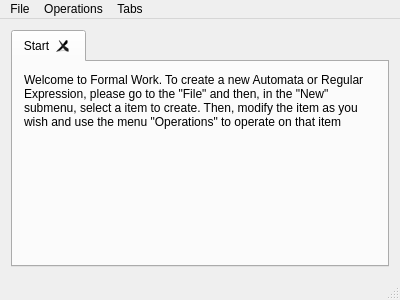
<?xml version="1.0" encoding="UTF-8"?>
<ui version="4.0">
 <class>MainWindow</class>
 <widget class="QMainWindow" name="MainWindow">
  <property name="geometry">
   <rect>
    <x>0</x>
    <y>0</y>
    <width>400</width>
    <height>300</height>
   </rect>
  </property>
  <property name="windowTitle">
   <string>Formal Work</string>
  </property>
  <property name="unifiedTitleAndToolBarOnMac">
   <bool>true</bool>
  </property>
  <widget class="QWidget" name="centralWidget">
   <property name="sizePolicy">
    <sizepolicy hsizetype="Ignored" vsizetype="Ignored">
     <horstretch>0</horstretch>
     <verstretch>0</verstretch>
    </sizepolicy>
   </property>
   <property name="autoFillBackground">
    <bool>false</bool>
   </property>
   <layout class="QGridLayout" name="gridLayout_2">
    <item row="0" column="0">
     <widget class="QTabWidget" name="tabWidget">
      <property name="currentIndex">
       <number>0</number>
      </property>
      <property name="tabsClosable">
       <bool>true</bool>
      </property>
      <widget class="QWidget" name="tab">
       <attribute name="title">
        <string>Start</string>
       </attribute>
       <layout class="QGridLayout" name="gridLayout">
        <item row="0" column="0">
         <widget class="QLabel" name="label">
          <property name="frameShape">
           <enum>QFrame::NoFrame</enum>
          </property>
          <property name="text">
           <string>Welcome to Formal Work. To create a new Automata or Regular Expression, please go to the &quot;File&quot; and then, in the &quot;New&quot; submenu, select a item to create. Then, modify the item as you wish and use the menu &quot;Operations&quot; to operate on that item</string>
          </property>
          <property name="alignment">
           <set>Qt::AlignLeading|Qt::AlignLeft|Qt::AlignTop</set>
          </property>
          <property name="wordWrap">
           <bool>true</bool>
          </property>
         </widget>
        </item>
       </layout>
      </widget>
     </widget>
    </item>
   </layout>
  </widget>
  <widget class="QStatusBar" name="statusBar"/>
  <widget class="QMenuBar" name="menuBar">
   <property name="geometry">
    <rect>
     <x>0</x>
     <y>0</y>
     <width>400</width>
     <height>19</height>
    </rect>
   </property>
   <widget class="QMenu" name="menuAut_matos">
    <property name="title">
     <string>File</string>
    </property>
    <widget class="QMenu" name="menuNew">
     <property name="title">
      <string>New</string>
     </property>
     <addaction name="actionFiniteAutomata"/>
     <addaction name="actionRegular_Expression_2"/>
    </widget>
    <addaction name="menuNew"/>
    <addaction name="separator"/>
    <addaction name="actionExit"/>
   </widget>
   <widget class="QMenu" name="menuOperations">
    <property name="title">
     <string>Operations</string>
    </property>
    <addaction name="actionUnion"/>
    <addaction name="actionIntersection"/>
    <addaction name="actionDifference"/>
    <addaction name="actionComplement"/>
    <addaction name="actionEquivalence"/>
    <addaction name="actionDeterminize"/>
    <addaction name="actionMinimize"/>
    <addaction name="separator"/>
    <addaction name="actionConvert_to_Automata"/>
   </widget>
   <widget class="QMenu" name="menuTabs">
    <property name="title">
     <string>Tabs</string>
    </property>
    <addaction name="actionChange_Name"/>
    <addaction name="actionDuplicate"/>
   </widget>
   <addaction name="menuAut_matos"/>
   <addaction name="menuOperations"/>
   <addaction name="menuTabs"/>
  </widget>
  <action name="actionNew">
   <property name="text">
    <string>New</string>
   </property>
  </action>
  <action name="actionUnion">
   <property name="text">
    <string>Union</string>
   </property>
  </action>
  <action name="actionIntersection">
   <property name="text">
    <string>Intersection</string>
   </property>
  </action>
  <action name="actionDifference">
   <property name="text">
    <string>Difference</string>
   </property>
  </action>
  <action name="actionEquivalence">
   <property name="text">
    <string>Equivalence</string>
   </property>
  </action>
  <action name="actionComplement">
   <property name="text">
    <string>Complement</string>
   </property>
  </action>
  <action name="actionDeterminize">
   <property name="text">
    <string>Determinize</string>
   </property>
  </action>
  <action name="actionMinimize">
   <property name="text">
    <string>Minimize</string>
   </property>
  </action>
  <action name="actionConvert_to_Automata">
   <property name="text">
    <string>Convert to Automata</string>
   </property>
  </action>
  <action name="actionRegular_Expression">
   <property name="text">
    <string>Regular Expression</string>
   </property>
  </action>
  <action name="actionExit">
   <property name="text">
    <string>Exit</string>
   </property>
  </action>
  <action name="actionFiniteAutomata">
   <property name="text">
    <string>Finite Automata</string>
   </property>
  </action>
  <action name="actionRegular_Expression_2">
   <property name="text">
    <string>Regular Expression</string>
   </property>
  </action>
  <action name="actionMove_into_own_tab">
   <property name="text">
    <string>Move into own tab</string>
   </property>
  </action>
  <action name="actionChange_Name">
   <property name="text">
    <string>Change Name</string>
   </property>
  </action>
  <action name="actionDuplicate">
   <property name="text">
    <string>Duplicate</string>
   </property>
  </action>
  <action name="actionClose">
   <property name="text">
    <string>Close</string>
   </property>
  </action>
 </widget>
 <layoutdefault spacing="6" margin="11"/>
 <resources/>
 <connections>
  <connection>
   <sender>actionFiniteAutomata</sender>
   <signal>triggered()</signal>
   <receiver>MainWindow</receiver>
   <slot>createNewAutomata()</slot>
   <hints>
    <hint type="sourcelabel">
     <x>-1</x>
     <y>-1</y>
    </hint>
    <hint type="destinationlabel">
     <x>199</x>
     <y>149</y>
    </hint>
   </hints>
  </connection>
  <connection>
   <sender>actionExit</sender>
   <signal>triggered()</signal>
   <receiver>MainWindow</receiver>
   <slot>close()</slot>
   <hints>
    <hint type="sourcelabel">
     <x>-1</x>
     <y>-1</y>
    </hint>
    <hint type="destinationlabel">
     <x>199</x>
     <y>149</y>
    </hint>
   </hints>
  </connection>
  <connection>
   <sender>actionChange_Name</sender>
   <signal>triggered()</signal>
   <receiver>MainWindow</receiver>
   <slot>setTabName()</slot>
   <hints>
    <hint type="sourcelabel">
     <x>-1</x>
     <y>-1</y>
    </hint>
    <hint type="destinationlabel">
     <x>199</x>
     <y>149</y>
    </hint>
   </hints>
  </connection>
  <connection>
   <sender>tabWidget</sender>
   <signal>currentChanged(int)</signal>
   <receiver>MainWindow</receiver>
   <slot>fixMenus(int)</slot>
   <hints>
    <hint type="sourcelabel">
     <x>199</x>
     <y>148</y>
    </hint>
    <hint type="destinationlabel">
     <x>199</x>
     <y>149</y>
    </hint>
   </hints>
  </connection>
  <connection>
   <sender>actionUnion</sender>
   <signal>triggered()</signal>
   <receiver>MainWindow</receiver>
   <slot>doUnion()</slot>
   <hints>
    <hint type="sourcelabel">
     <x>-1</x>
     <y>-1</y>
    </hint>
    <hint type="destinationlabel">
     <x>199</x>
     <y>149</y>
    </hint>
   </hints>
  </connection>
  <connection>
   <sender>actionIntersection</sender>
   <signal>triggered()</signal>
   <receiver>MainWindow</receiver>
   <slot>doIntersection()</slot>
   <hints>
    <hint type="sourcelabel">
     <x>-1</x>
     <y>-1</y>
    </hint>
    <hint type="destinationlabel">
     <x>199</x>
     <y>149</y>
    </hint>
   </hints>
  </connection>
  <connection>
   <sender>tabWidget</sender>
   <signal>tabCloseRequested(int)</signal>
   <receiver>MainWindow</receiver>
   <slot>closeTab(int)</slot>
   <hints>
    <hint type="sourcelabel">
     <x>199</x>
     <y>148</y>
    </hint>
    <hint type="destinationlabel">
     <x>199</x>
     <y>149</y>
    </hint>
   </hints>
  </connection>
 </connections>
 <slots>
  <slot>createNewAutomata()</slot>
  <slot>setTabName()</slot>
  <slot>doUnion()</slot>
  <slot>doIntersection()</slot>
  <slot>doDifference()</slot>
  <slot>doComplement()</slot>
  <slot>doDeterminization()</slot>
  <slot>doMinimization()</slot>
  <slot>checkEquivalente()</slot>
  <slot>checkContainment()</slot>
  <slot>toAutomata()</slot>
  <slot>fixMenus(int)</slot>
  <slot>closeTab(int)</slot>
 </slots>
</ui>
